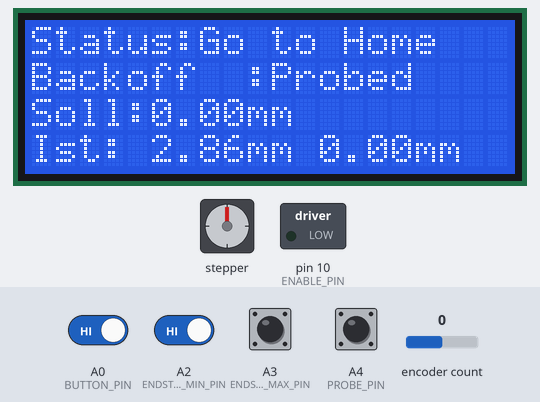
Simulated run of this program. Board: Arduino Nano, built with avr-gcc and run on an emulated ATmega328P. On the bench: 20×4 character LCD, stepper motor, switched loads named in the program (green lamp = pin HIGH). The inputs (shaded band) are chosen by the test bench; at power-on: A0 (BUTTON_PIN), A2 (ENDSTOP_MIN_PIN), A3 (ENDSTOP_MAX_PIN), A4 (PROBE_PIN) HIGH, encoder count 0. Stepper angles assume 200 steps per turn.

Above: at 0.63 s.
1.3 s: A0 (BUTTON_PIN) driven LOW and A2 (ENDSTOP_MIN_PIN) driven LOW
At 3.4 s:
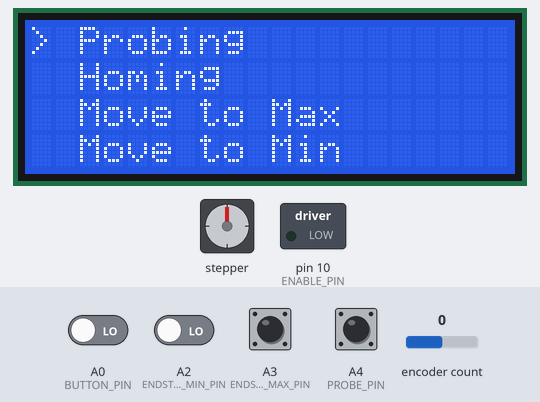
3.8 s: encoder count set to 1
5.3 s: encoder count set to 2
6.8 s: encoder count set to 3
At 7.1 s:
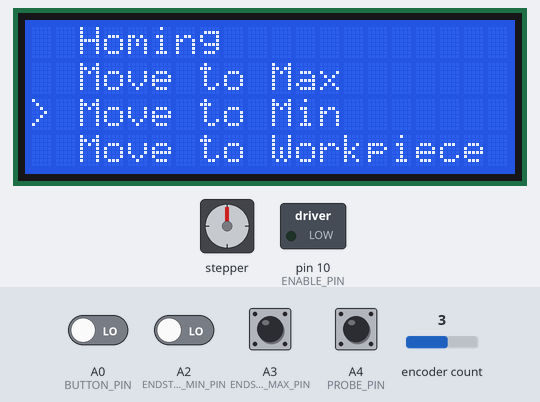
8.3 s: encoder count set to 4
At 9.5 s:
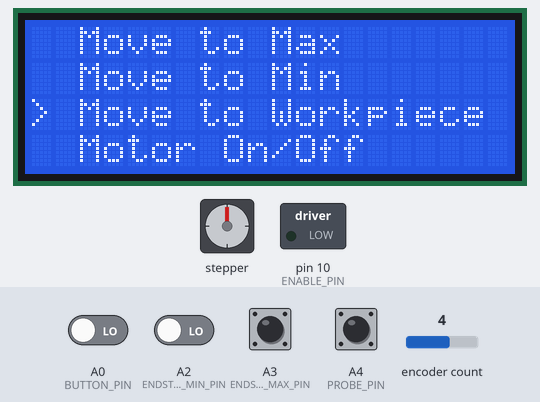
9.8 s: encoder count set to 5
At 10.2 s:
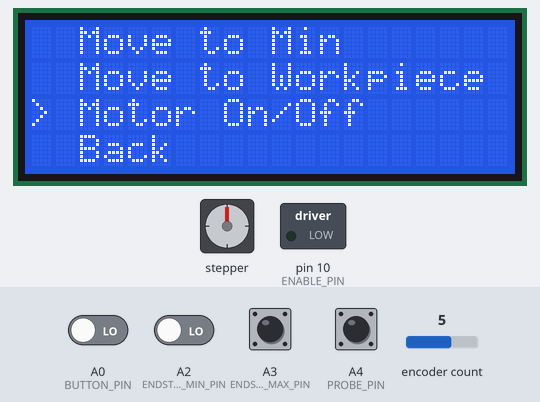
Timing chart, 0 to 12.3 s (numbered marks = the images above; inputs shaded):
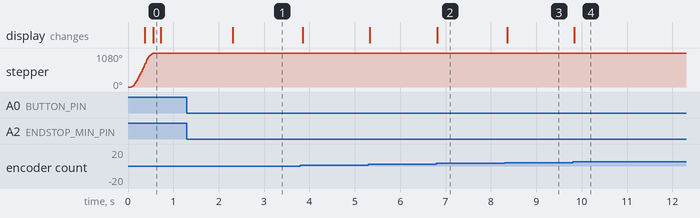

Measured:
- after the input at 1.3 s, the display: changes after 1.0 s (image 1)
- after the input at 6.8 s, the display: changes at once (image 2)
- after the input at 8.3 s, the display: changes after 0.06 s (image 3)
- after the input at 9.8 s, the display: changes at once (image 4)
- by itself, stepper: turns 1080° clockwise in 0.49 s

The program:

main.cpp
```cpp
#include <Arduino.h>
#include <Wire.h>
#include <Encoder.h>
#include <LiquidCrystalFast.h>
#include <Axis.h>
#include <Bounce2.h>

// Pins used
// Encoder
#define LE_ENCA  2 // D2 encoder pins
#define LE_ENCB  3 // D3
#define BUTTON_PIN  A0 // A2 Encoder click pin

// Stepper driver
#define STEP_PIN 12
#define DIR_PIN 11
#define ENABLE_PIN 10

// Endstops and Probe
#define ENDSTOP_MIN_PIN A2
#define ENDSTOP_MAX_PIN A3
#define PROBE_PIN A4

// LCD Pins
#define LCD_RS  4
#define LCD_EN  5
#define LCD_D4  6
#define LCD_D5  7
#define LCD_D6  8
#define LCD_D7  9

// Encoder steps per click
#define ENC_STEPS 4
#define DISPLAY_REFRESH_INTERVAL_MS 200
#define ENCODER_READ_INTERVAL_MS 50

// ***************************************************************************************************************
//                  Program start
// ***************************************************************************************************************

LiquidCrystalFast lcd(LCD_RS, LCD_EN, LCD_D4, LCD_D5, LCD_D6, LCD_D7);
Encoder encoder(LE_ENCA, LE_ENCB);
Bounce buttonOk = Bounce();
Axis lift(STEP_PIN, DIR_PIN, ENABLE_PIN, 200, 8, 8, 0.0, 119.0, ENDSTOP_MIN_PIN, ENDSTOP_MAX_PIN, PROBE_PIN);

// Global Variables
bool buttonPressed = false;
long _lastEncoderPosition = 0;
unsigned long _lastEncoderRead = 0, _lastDisplayUpdate = 0;
bool motorEnabled = false; // Flag for motor enable/disable

// LCD Texts
const char axisStateText[][14] PROGMEM = {"None", "Go to Target", "Go to Home", "Go to Probe", "In Position", "Max!", "Min!"};
const char homingStateText[][10] PROGMEM = {"None", "Move Fast", "Backoff", "Move slow", "Homed", "Error"};
const char probingStateText[][10] PROGMEM = {"None", "Move Fast", "Backoff", "Move slow", "Probed", "Error"};
const char menuOptions[][20] PROGMEM = {"Probing", "Homing", "Move to Max", "Move to Min", "Move to Workpiece", "Motor On/Off", "Back"};

enum State {
  MAIN_SCREEN,
  MENU_SCREEN,
  PROBING,
  HOMING,
  MOVE_TO_MAX,
  MOVE_TO_MIN,
  MOVE_TO_WORKPIECE,
  MOTOR_TOGGLE
};

State currentState = MAIN_SCREEN;
int currentMenuIndex = 0;
int menuScrollOffset = 0; // Offset for scrolling the menu

// Function prototypes
int readEncoder(bool accelerated);
void displayMenu();
void lcd_print_P(const char* str);

void setup(void)
{
  buttonOk.attach(BUTTON_PIN, INPUT_PULLUP);
  buttonOk.interval(5); // interval in ms

  lcd.begin(20, 4);
  lcd.setCursor(0, 0);
  lcd.print(F("RouterLift V1.00"));
  lcd.setCursor(0, 1);
  lcd.print(F("Starting up..."));
  lcd.setCursor(0, 2);

  Serial.begin(115200);
  _lastEncoderPosition = encoder.read() / ENC_STEPS;
  _lastEncoderRead = millis();
  _lastDisplayUpdate = millis();
}

void loop(void)
{
  lift.handle();
  buttonOk.update();

  switch (currentState) {
    case MAIN_SCREEN:
      if ((lift.inPosition() || lift.isError()) && (millis() - _lastDisplayUpdate > DISPLAY_REFRESH_INTERVAL_MS)) {
        lcd.setCursor(0, 0);
        lcd.print(F("Status:             "));
        lcd.setCursor(7, 0);
        lcd_print_P(axisStateText[lift.getState()]);

        lcd.setCursor(0, 1);
        lcd.print(F("         :          "));
        lcd.setCursor(0, 1);
        lcd_print_P(homingStateText[lift.getHomingState()]);
        lcd.setCursor(10, 1);
        lcd_print_P(probingStateText[lift.getProbingState()]);

        lcd.setCursor(0, 2);
        lcd.print(F("Soll:               "));
        lcd.setCursor(5, 2);
        lcd.print(lift.getTargetPosition());
        lcd.print(F("mm"));

        lcd.setCursor(0, 3);
        lcd.print(F("Ist:                "));
        lcd.setCursor(5, 3);
        lcd.print(lift.getCurrentPosition());
        lcd.print(F("mm "));
        lcd.print(lift.getWorkoffset());
        lcd.print(F("mm"));
        _lastDisplayUpdate = millis();
      }

      if (lift.isHomed()) {
        lift.setTargetPosition(lift.getTargetPosition() + (readEncoder(true) * 0.01));
      }

      if (buttonOk.rose() && buttonOk.previousDuration() < 1000) {
        if(lift.getWorkoffset() > 0.0 && lift.getTargetPosition() > 0.0) {
          lift.plungeToTarget();
        }
        else
          lift.moveToTarget();
      } else if (buttonOk.read() == LOW && buttonOk.currentDuration() > 1000) {
        currentState = MENU_SCREEN;
        currentMenuIndex = 0;
        menuScrollOffset = 0; // Reset scroll offset
        displayMenu();
      }
      break;

    case MENU_SCREEN:
    {
      int encoderMove = readEncoder(false);
      if (encoderMove != 0) {
        int newIndex = currentMenuIndex + encoderMove;
        if (newIndex >= 0 && newIndex < 7) {
          currentMenuIndex = newIndex;
          if (currentMenuIndex >= 3) {
            // Handle scrolling when reaching the fourth menu option
            if (encoderMove > 0 && menuScrollOffset < 3) {
              menuScrollOffset += encoderMove;
            } else if (encoderMove < 0 && menuScrollOffset > 0) {
              menuScrollOffset += encoderMove;
            }
          }
        }
        displayMenu();
      }

      if (buttonOk.fell()) {
        if (currentMenuIndex == 0) {
          currentState = PROBING;
        } else if (currentMenuIndex == 1) {
          currentState = HOMING;
        } else if (currentMenuIndex == 2) {
          currentState = MOVE_TO_MAX;
        } else if (currentMenuIndex == 3) {
          currentState = MOVE_TO_MIN;
        } else if (currentMenuIndex == 4) {
          currentState = MOVE_TO_WORKPIECE;
        } else if (currentMenuIndex == 5) {
          currentState = MOTOR_TOGGLE;
          motorEnabled = !motorEnabled; // Toggle motor enable flag
          digitalWrite(ENABLE_PIN, motorEnabled ? HIGH : LOW); // Enable or disable motor
        } else {
          currentState = MAIN_SCREEN;
        }
      }
      break;
    }

    case PROBING:
      lift.probing();
      currentState = MAIN_SCREEN;
      break;

    case HOMING:
      lift.homing();
      currentState = MAIN_SCREEN;
      break;

    case MOVE_TO_MAX:
      lift.moveToMax();
      currentState = MAIN_SCREEN;
      break;

    case MOVE_TO_MIN:
      lift.moveToMin();
      currentState = MAIN_SCREEN;
      break;

    case MOVE_TO_WORKPIECE:
      lift.moveToWorkpiece();
      currentState = MAIN_SCREEN;
      break;

    case MOTOR_TOGGLE:
      currentState = MAIN_SCREEN; // Return to main screen after toggling motor
      break;

    default:
      break;
  }
}

void displayMenu() {
  lcd.clear();
  for (int i = 0; i < 4; i++) {
    int menuIndex = i + menuScrollOffset;
    lcd.setCursor(0, i);
    if (menuIndex >= 0 && menuIndex < 7) {
      if (menuIndex == currentMenuIndex) {
        lcd.print(F("> "));
      } else {
        lcd.print(F("  "));
      }
      lcd_print_P(menuOptions[menuIndex]);
    }
  }
}

int readEncoder(bool accelerated)
{
  if (millis() - _lastEncoderRead > ENCODER_READ_INTERVAL_MS)
  {
    int16_t currentEncoderPosition = encoder.read() / ENC_STEPS;
    if (currentEncoderPosition != _lastEncoderPosition)
    {
      int encoderMove = currentEncoderPosition - _lastEncoderPosition;
      _lastEncoderPosition = currentEncoderPosition;

      int encoderAccelerated = 0;
      if (abs(encoderMove) >= 6)
      {
        encoderAccelerated = encoderMove * 500;
      }
      else if (abs(encoderMove) >= 4)
      {
        encoderAccelerated = encoderMove * 50;
      }
      else if (abs(encoderMove) >= 2)
      {
        encoderAccelerated = encoderMove * 10;
      }
      else
      {
        encoderAccelerated = encoderMove;
      }
      _lastEncoderRead = millis();
      return accelerated ? encoderAccelerated : encoderMove;
    }
    _lastEncoderRead = millis();
  }
  return 0;
}

void lcd_print_P(const char* str) {
  char buffer[20]; // Adjust size as needed
  strcpy_P(buffer, str);
  lcd.print(buffer);
}
```
